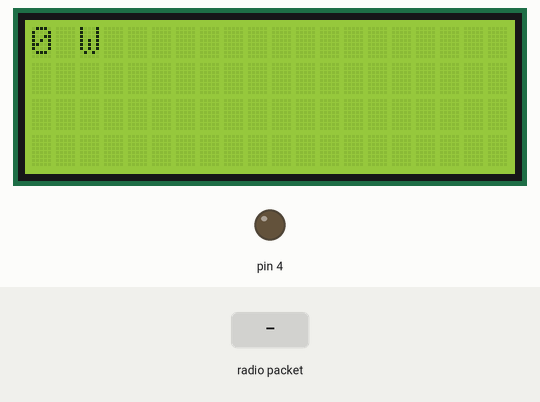
This sketch was run on a simulated Arduino Uno, built with avr-gcc and run on an emulated ATmega328P. Shown: 20×4 character LCD, output pins drawn as LEDs (lit = HIGH). The test bench sets the inputs (shaded band). No radio packets arrive unless stated; what the sketch prints to the serial monitor is not drawn.

Above: at 6.2 s.
6.3 s: radio packet "1" arrives
At 7.5 s:
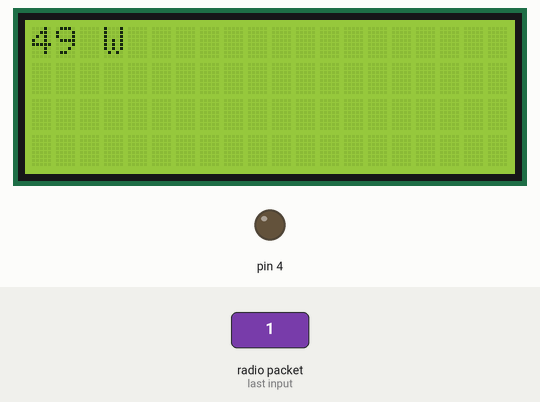
7.8 s: radio packet "0" arrives
9.3 s: radio packet "2" arrives
At 9.7 s:
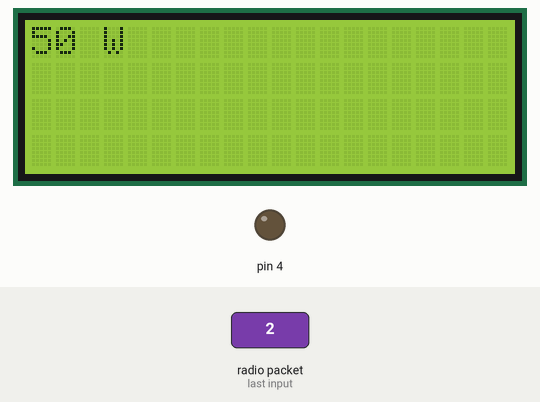
Timing chart, 0 to 12.3 s (numbered marks = the images above; inputs shaded):
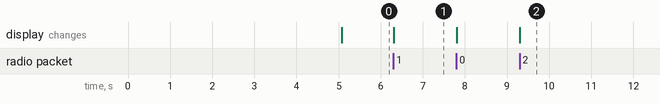

The sketch:

rx.ino
```cpp
#include "RF24.h"
#include <LiquidCrystal_I2C.h>

#include "printf.h"

RF24 radio(9, 10); // CE, CSN

typedef uint16_t payload;

LiquidCrystal_I2C lcd(0x27, 20, 4); // set the LCD address to 0x27 for a 16 chars and 2 line display

void setup() {
  Serial.begin(115200);

  radio.begin();

  radio.setPayloadSize(sizeof(payload));
  radio.disableDynamicPayloads();
  radio.setAutoAck(false);
  radio.setPALevel(RF24_PA_MIN);
  radio.setDataRate(RF24_250KBPS);

  const uint8_t address[] = {0xCD, 0xE6, 0x36, 0xE7, 0xCD};
  radio.openReadingPipe(0, address);

  radio.startListening(); // TODO Check if needed

  delay(5000);
  printf_begin();
  radio.printDetails();

  lcd.init();
  lcd.backlight();
  lcd.setCursor(0, 0);
  lcd.print("0 W");

  pinMode(4, OUTPUT);
}

bool alarm = false;

void loop() {
  if (radio.available()) {
    payload power;

    radio.read(&power, sizeof(payload));

    Serial.println(power);

    lcd.clear();
    lcd.print(power);
    lcd.print(" W");

    alarm = power >= 3500;
  }

  if (alarm) {
    digitalWrite(4, HIGH);
    delay(1);
    digitalWrite(4, LOW);
    delay(1);
  }
}
```

Measured:
- after the input at 6.3 s, the display: changes at once (image 1)
- after the input at 9.3 s, the display: changes at once (image 2)
